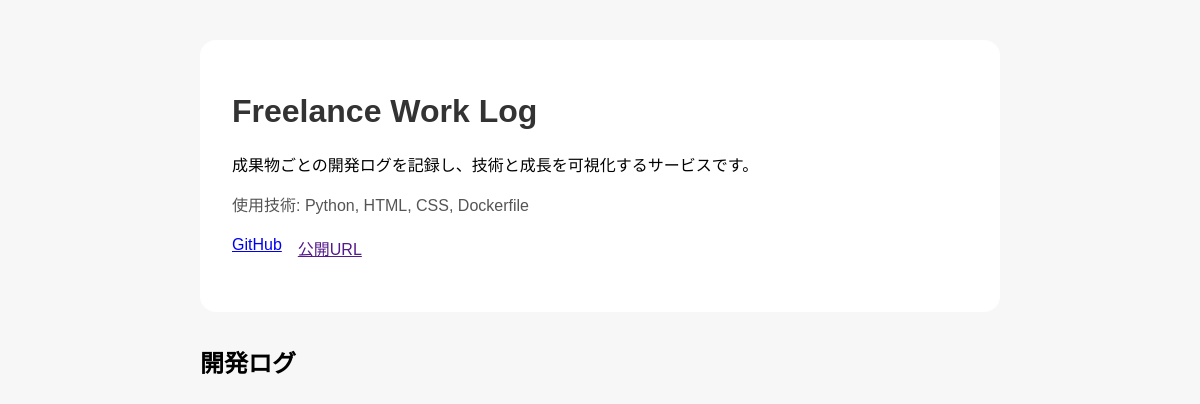
The app's page /works-page/1 with its own data.
### app/models.py (models this page shows)
class Work(Base):
    __tablename__ = "works"
    id = Column(Integer, primary_key=True, index=True)
    title = Column(String, nullable=False)
    description = Column(Text, nullable=False)
    github_url = Column(String)
    app_url = Column(String)
    tech_stack = Column(String)
    posts = relationship(
        "Post",
        back_populates="work"
    )
    created_at = Column(DateTime, default=datetime.now)

### app/main.py (the view)
@app.get("/works-page/{work_id}")
def work_detail_page(
    work_id: int,
    request: Request,
    db: Session = Depends(get_db)
):
    work = (
        db.query(models.Work)
        .filter(models.Work.id == work_id)
        .first()
    )
    return templates.TemplateResponse(
        request,
        "work_detail.html",
        {"work": work}
    )

### app/templates/work_detail.html (shortened to what this page needs)
<!DOCTYPE html>
<html>
<head>
    <link rel="stylesheet" href="/static/style.css">
</head>
<body>
<div class="work-detail">
  <h1>{{ work.title }}</h1>
  <p>{{ work.description }}</p>
  <p class="work-meta">使用技術: {{ work.tech_stack }}</p>
  <div class="work-links">
    <a href="{{ work.github_url }}">GitHub</a>
    <a href="{{ work.public_url }}">公開URL</a>
  </div>
</div>
<h2>開発ログ</h2>
</body>
</html>

### app/static/style.css (style rules this page uses)
body { font-family: sans-serif; max-width: 800px; margin: 40px auto; padding: 0 20px; background: #f7f7f7; }
h1 { color: #333; }
.work-detail { background: #fff; padding: 32px; border-radius: 16px; margin-bottom: 32px; }
.work-meta { margin: 16px 0; color: #555; }
.work-links { display: flex; gap: 16px; margin: 20px 0; }

### records on screen
Work: title "Freelance Work Log", description "成果物ごとの開発ログを記録し、技術と成長を可視化するサービスです。", tech_stack "Python, HTML, CSS, Dockerfile"
